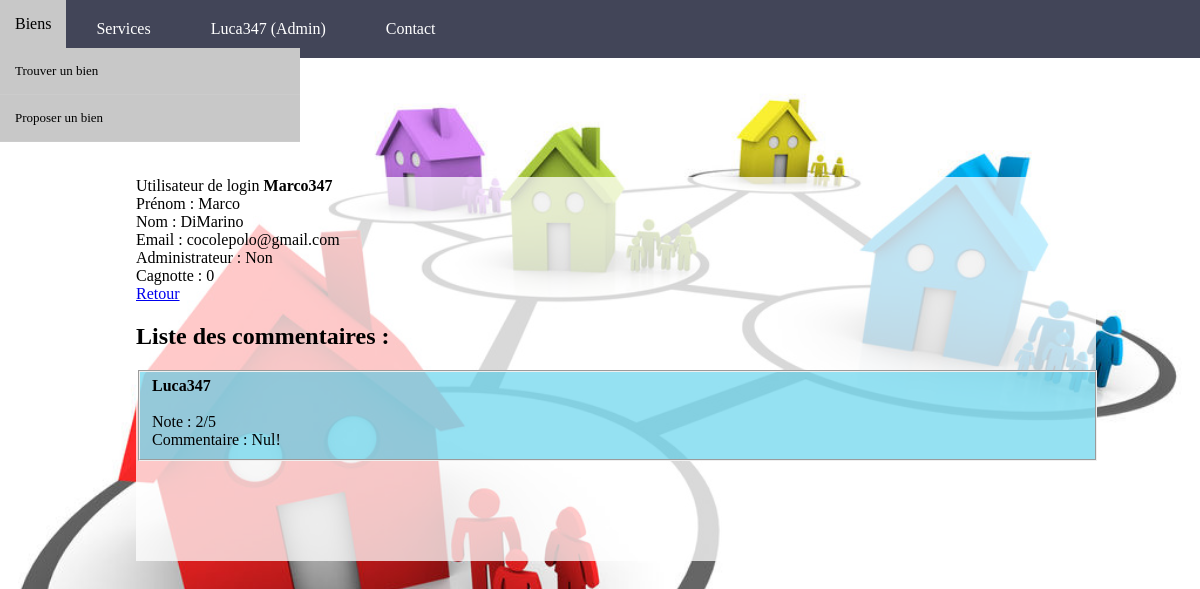
/index.php?controller=membre&action=read&login=Marco347&idMembre=7 (signed in), run on an earlier commit of the app's database.
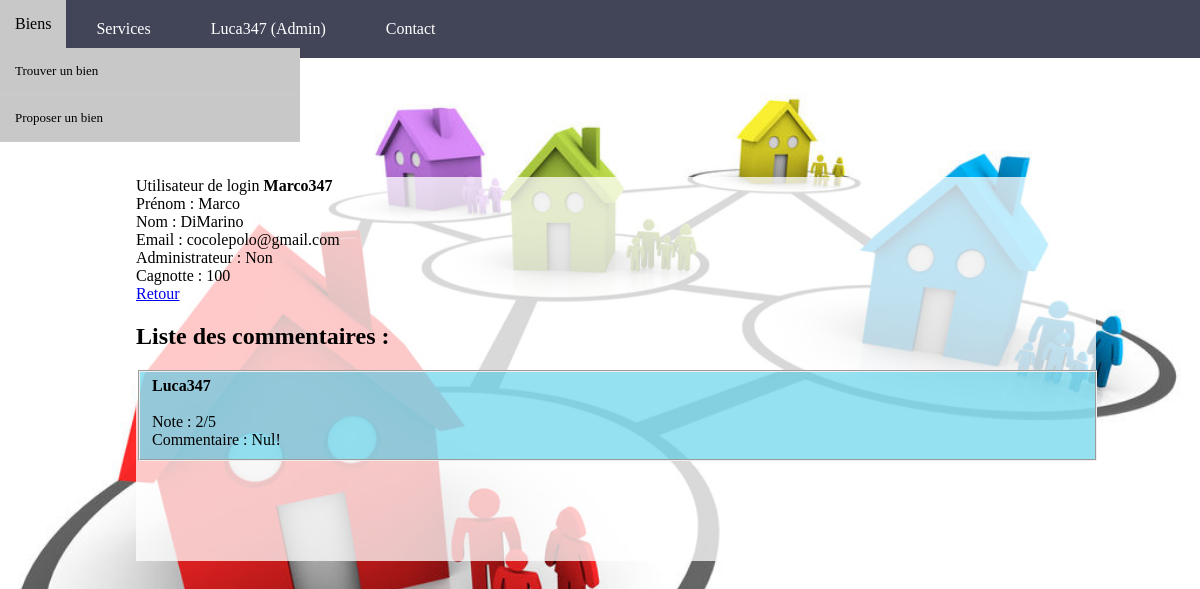
And on a later commit of the database.
### tables this page shows
CREATE TABLE `Membre` (
  `idMembre` int(11) NOT NULL,
  `login` varchar(75) NOT NULL,
  `nom` varchar(75) NOT NULL,
  `prenom` varchar(75) NOT NULL,
  `adresse` varchar(75) NOT NULL,
  `mail` varchar(75) NOT NULL,
  `mdp` varchar(75) NOT NULL,
  `ville` varchar(75) NOT NULL,
  `telephone` int(11) NOT NULL,
  `admin` int(11) NOT NULL,
  `codePostal` int(11) NOT NULL,
  `dateInscription` date NOT NULL,
  `solde` int(11) NOT NULL,
  `nonce` int(11) NOT NULL
);

### controller/routeur.php (called while the page is built, shortened)
<?php
require_once File::build_path(array("lib","Session.php"));
require_once File::build_path(array("controller","ControllerMembre.php"));
require_once File::build_path(array("controller","Dispatcher.php"));
$controller_default = 'membre';
$controller = $controller_default;
if(!is_null(Dispatcher::myGet('action'))&&(!is_null(Dispatcher::myGet('controller')))){
    $action = htmlspecialchars(Dispatcher::myGet('action'));
    $controller = htmlspecialchars(Dispatcher::myGet('controller'));
}
else {
    $action = "readAll";
    $controller = $controller_default;
}
$controller_class = "Controller".ucfirst($controller);
$controller_class::$action();
?>

### index.php (called while the page is built, shortened)
<?php
require_once File::build_path(array('lib','Session.php'));
require_once File::build_path(array('controller','routeur.php'));
?>

### controller/Dispatcher.php (called while the page is built)
<?php
  class Dispatcher {
    public static function myGet($nomvar){
      if(isset($_GET[$nomvar])){
          return $_GET[$nomvar];
      }else if(isset($_POST[$nomvar])){
            return $_POST[$nomvar];
            }else{
              return NULL;
            }
    }
  }
  ?>

### model/Model.php (called while the page is built, shortened)
<?php
class Model {
    public static $pdo;
    public static function Init() {
        $hostname = Conf::getHostname();
        $database_name = Conf::getDatabase();
        $login = Conf::getLogin();
        $password = Conf::getPassword();
        try {
            self::$pdo = new PDO("mysql:host=$hostname;dbname=$database_name", $login, $password,array(PDO::MYSQL_ATTR_INIT_COMMAND => "SET NAMES utf8"));
            self::$pdo->setAttribute(PDO::ATTR_ERRMODE, PDO::ERRMODE_EXCEPTION);
        } catch (PDOException $e) {
            if (Conf::getDebug()) {
                echo $e->getMessage();
            } else {
                echo "Une erreur est survenue au niveau de la connexion de la base de donn�es !  <a href=''> retour a la page d'accueil </a>";
            }
            die();
        }
    }
    public static function select($primary_value) {
        $table_name = static::$object;
        $class_name = "Model".$table_name;
        $primary_key = static::$primary;
        try {
            $sql = "SELECT * from ".$table_name." WHERE ".$primary_key."=:primary_key";
            $req_prep = Model::$pdo->prepare($sql);
            $values = array(
                "primary_key" => $primary_value
            );
            $req_prep->execute($values);
            $req_prep->setFetchMode(PDO::FETCH_CLASS, $class_name);
            $tab= $req_prep->fetchAll();
            return $tab[0];
        } catch (PDOException $e) {
            if (Conf::isDebug()) {
                echo $e->getMessage();
            } else {
                echo 'Une erreur est survenue <a href="index.php"> retour a la page d\'accueil </a>';
            }
            die();
        }
    }
}

### model/ModelMembre.php (called while the page is built, shortened)
<?php
	require_once 'Model.php';
	class ModelMembre extends Model {
		private $idMembre;
                private $login;
		private $nom;
		private $prenom;
		private $mail;
		private $admin;
		private $solde;
		public function getIdMembre() {
			return $this->idMembre;
		}
                public function getLogin(){
                        return $this->login;
                }
		public function getNom() {
			return $this->nom;
		}
		public function getPrenom() {
			return $this->prenom;
		}
		public function getMail() {
			return $this->mail;
		}
		public function getAdmin() {
			return $this->admin;
		}
		public function getSolde() {
			return $this->solde;
		}
    public static function getLoginById($id){
        $sql = "SELECT login FROM Membre WHERE idMembre=:id";
            $req_prep = Model::$pdo->prepare($sql);
            $values = array(
                "id" => $id,
            );
            $req_prep->execute($values);
            $req_prep->setFetchMode(PDO::FETCH_CLASS, 'ModelMembre');
            $tab= $req_prep->fetch();
            return $tab->getLogin();
    }
}
 ?>

### lib/Session.php (called while the page is built, shortened)
<?php
    class Session {
    public static function is_connected(){
        return (!empty($_SESSION['login']));
    }
}
?>

### model/ModelEmprunt.php (called while the page is built, shortened)
<?php
	require_once "Model.php";
	class ModelEmprunt extends Model{
                public static function readAllBienDonneById($id){
                    $sql = ("SELECT * FROM Emprunt WHERE idProposant=:id");
                    $req_prep = Model::$pdo->prepare($sql);
                    $values = array(
                        "id" => $id,
                    );
                    $req_prep->execute($values);
                    $req_prep->setFetchMode(PDO::FETCH_CLASS, 'ModelEmprunt');
                    $tab= $req_prep->fetchAll();
                    return $tab;
                }
    }
?>

### model/ModelCommentaire.php (called while the page is built, shortened)
<?php
	require_once "Model.php";
	class ModelCommentaire extends Model{
		private $appreciation;
		private $etoile;
		private $idMembre;
        function getAppreciation() {
            return $this->appreciation;
        }
        function getEtoile() {
            return $this->etoile;
        }
        function getIdMembre() {
            return $this->idMembre;
        }
        public static function selectAllCommByLoginU($loginU){
                $sql = "SELECT * FROM Commentaire WHERE loginU=:login";
                $req_prep = Model::$pdo->prepare($sql);
                $values = array(
                    "login" => $loginU
                );
                $req_prep->execute($values);
                $req_prep->setFetchMode(PDO::FETCH_CLASS, 'ModelCommentaire');
                $tab= $req_prep->fetchAll();
                return $tab;
        }
    }
?>

### view/membre/detail.php (the view, shortened to what the changed rows need)
<?php
require_once File::build_path(array("controller","ControllerCommentaire.php"));
  $loginHTML = htmlspecialchars($u->getLogin());
  $nomHTML = htmlspecialchars($u->getNom());
  $prenomHTML = htmlspecialchars($u->getPrenom());
  $emailHTML = htmlspecialchars($u->getmail());
  $cagnotte = $u->getSolde();
  if($u->getAdmin()){
    $reponse = 'Oui';
  }
  else{
    $reponse= 'Non';
  }
 echo '
        <p>Utilisateur de login <b>'. $loginHTML .'</b><br>
           Prénom : '.$prenomHTML. '<br>
           Nom : '.$nomHTML . '<br>
           Email : ' . $emailHTML .'<br>
           Administrateur : ' . $reponse .'<br>
           Cagnotte : ' . $cagnotte .'<b> </b> <br>
           <a href="index.php?controller=membre&action=readAll"> Retour </a>
        </p>';
?>
<div id="bloc_all_comm">
				<?php
                                if(!empty(Dispatcher::myGet('idMembre'))){
                                    echo '<h2> Liste des commentaires :</h2>';
				if(Session::is_connected() ){
					if (empty($tab)){
						echo '<h3> Il n\'y a pas de commentaires pour ce Membre </h3>';
					}else{
					foreach($tab as $com){
						echo '<fieldset class="commentaire">';
							echo '<div id="bloc_commentaire">';
								echo '<div id="bloc_detail_comm">';
									echo '<b>'.ModelMembre::getLoginById(intval($com->getIdMembre())).'</b> </br></br>';
									echo 'Note : ' . $com->getEtoile() . '/5<br>';
									echo 'Commentaire : ' . $com->getAppreciation() . '<br>';
								echo '</div>';
                					echo '</div>';
						echo '</fieldset>';
					}
					}
				}else{
					echo '<p> Les commentaires sont visible seulement si vous etes connectés </p>';
				}
                                }
        ?>
			</div>

What changed in the data, as far as the page shows it:
changed membre "Marco347": solde "0" → "100"
